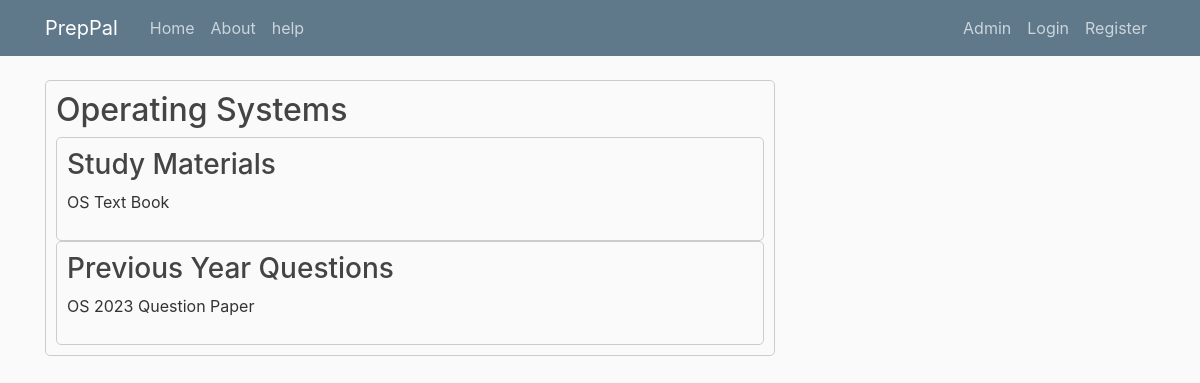
Screenshot of /subject/2/ with the database file from the repository.
### blog/models.py (models this page shows, shortened)
class Subject(models.Model):
    name = models.CharField(max_length=100)

class StudyMaterial(models.Model):
    subject = models.ForeignKey('Subject', on_delete=models.CASCADE, related_name='study_materials')
    title = models.CharField(max_length=200)
    file = models.FileField(upload_to='study_materials/')
    link = models.URLField(blank=True)

class PreviousYearQuestion(models.Model):
    subject = models.ForeignKey('Subject', on_delete=models.CASCADE)
    title = models.CharField(max_length=200)
    file = models.FileField(upload_to='previous_year_questions/', blank=True, null=True)
    link = models.URLField(blank=True)

### blog/views.py (the view)
# urls.py: path('subject/<int:subject_id>/', views.subject_detail, name='subject-detail'),
def subject_detail(request, subject_id):
    subject = get_object_or_404(Subject, id=subject_id)
    study_materials = subject.study_materials.all()
    previous_questions = subject.previousyearquestion_set.all()  # Fetch previous year questions related to the subject
    return render(request, 'blog/subject_detail.html', {
        'subject': subject,
        'study_materials': study_materials,
        'previous_questions': previous_questions
    })

### blog/templates/blog/subject_detail.html
{% extends "blog/base.html" %}
{% block content %}
    <div class="section">
        <h2>{{ subject.name }}</h2>
        <div class="tab-container">
            <h3>Study Materials</h3>
            <ul class="subject-list">
                {% for material in study_materials %}
                    <li>
                        {% if material.file %}
                            <a href="{{ material.file.url }}">{{ material.title }}</a>
                        {% elif material.link %}
                            <a href="{{ material.link }}">{{ material.title }}</a>
                        {% endif %}
                    </li>
                {% endfor %}
            </ul>
        </div>
        <div class="tab-container">
            <h3>Previous Year Questions</h3>
            <ul class="subject-list">
                {% for question in previous_questions %}
                    <li>
                        {% if question.file %}
                            <a href="{{ question.file.url }}">{{ question.title }}</a>
                        {% elif question.link %}
                            <a href="{{ question.link }}">{{ question.title }}</a>
                        {% endif %}
                    </li>
                {% endfor %}
            </ul>
        </div>
    </div>
{% endblock %}

### blog/static/blog/main.css (style rules this page uses)
body { background: #fafafa; color: #333333; margin-top: 5rem; }
h1, h2, h3, h4, h5, h6 { color: #444444; }
.section { border: 1px solid #ccc; padding: 10px; border-radius: 5px; margin-bottom: 20px; }
.section h2 { margin-top: 0; }
.tab-container { border: 1px solid #ccc; border-radius: 5px; padding: 10px; }
.tab-container h3 { margin-top: 0; }
.subject-list { list-style: none; padding: 0; }
.subject-list li { margin-bottom: 5px; }
.subject-list li a { text-decoration: none; color: #333; }

### rows the page displays
Subject: name "Operating Systems"
StudyMaterial: title "OS Text Book"
PreviousYearQuestion: title "OS 2023 Question Paper"
